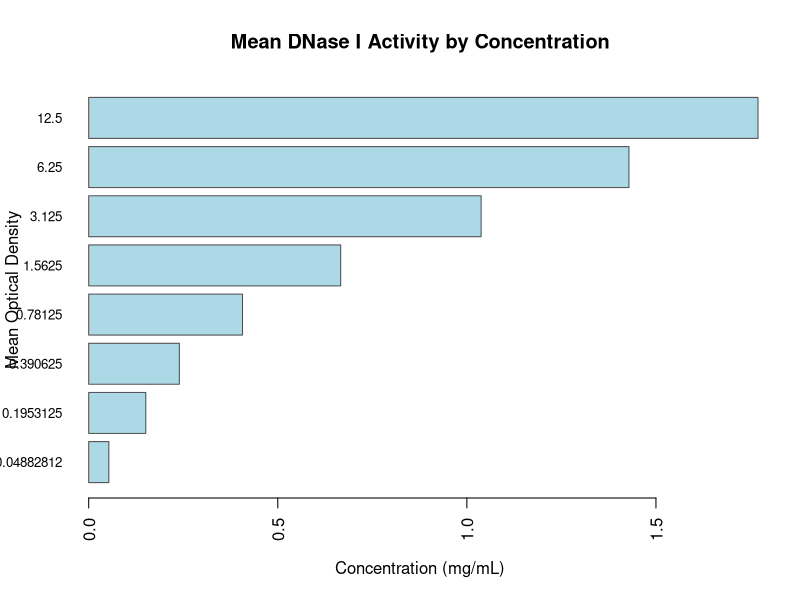
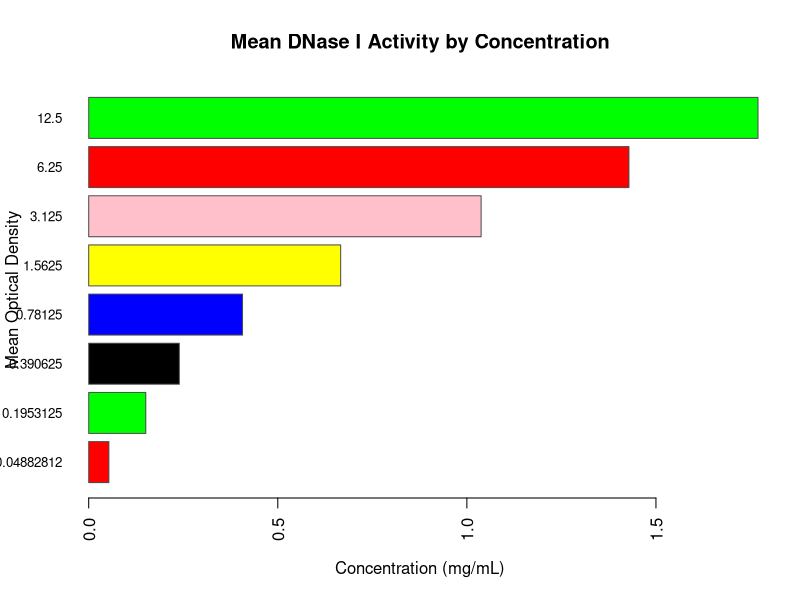
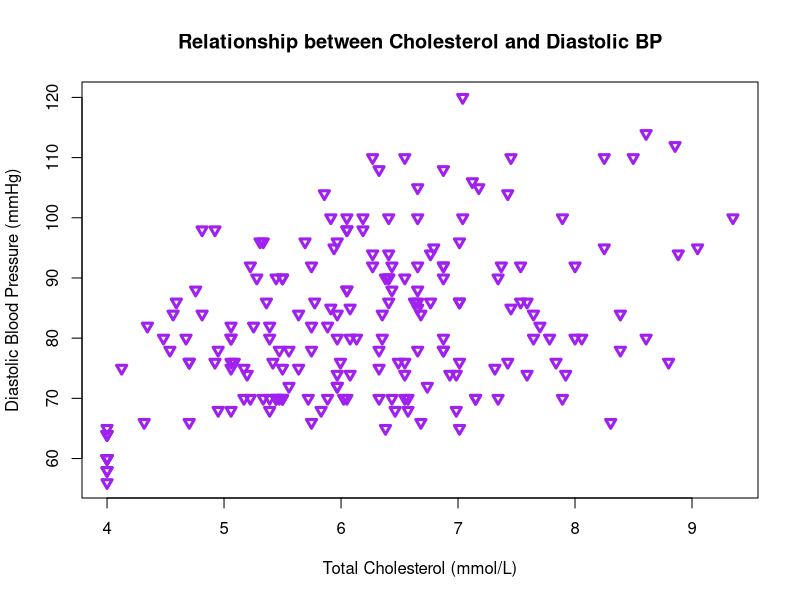

Here is the R script that generated these plots, in order: (Note: this script raises an error after producing the figures.)


data(DNase)
head(DNase)

mean <- aggregate(density ~ conc,
                   data=DNase, FUN = mean)

 mean
 
 # Step 3: Create barplot
 barplot(
   height = mean$density, # height is a vector of numeric values that determines the h
   names.arg = mean$conc, # names.arg is a vector of names of each bar
   col = "lightblue",
   border = "gray30",
   main = "Mean DNase I Activity by Concentration", # Main title of the plot
   xlab = "Concentration (mg/mL)", # Label for the X-axis
   ylab = "Mean Optical Density", # Label for the Y-axis
   las = 2, # rotate labels for clarity
   cex.names = 0.8, # adjust label size
  # Don't forget to close the parenthesis
 horiz = TRUE # make bars horizontal
 )

 
 
 # Step 3: Create barplot
 barplot(
   height = mean$density, # height is a vector of numeric values that determines the h
   names.arg = mean$conc, # names.arg is a vector of names of each bar
   col = c("red", "green", "black", "blue", "yellow", "pink"),
   border = "gray30",
   main = "Mean DNase I Activity by Concentration", # Main title of the plot
   xlab = "Concentration (mg/mL)", # Label for the X-axis
   ylab = "Mean Optical Density", # Label for the Y-axis
   las = 2, # rotate labels for clarity
   cex.names = 0.8, # adjust label size
   # Don't forget to close the parenthesis
   horiz = TRUE # make bars horizontal
 )

 
 library(readxl)
 coronary <- read_excel ("data/coronary.xlsx")
head(coronary) 
#summary(coronary)
#vamos a hacer un scaret plot 
plot(
  coronary$dbp ~ coronary$chol,
  type = "p", # line plot
  col = "purple", # line color
  lwd = 3, # line width
  xlab = "Total Cholesterol (mmol/L)", # x-axis label
  ylab = "Diastolic Blood Pressure (mmHg)", # y-axis label
  main = "Relationship between Cholesterol and Diastolic BP",
  pch = 25
  )
a
#correlacioón 

spearman_result <- cor.test(
  coronary$chol,
  coronary$dbp,
  method = "spearman",
  exact = FALSE # avoids warnings with tied ranks
)

spearman_result
#imprime el coheficiente de correlación y el p-value   

plot(
  coronary$dbp ~ coronary$chol,
  type = "p", # line plot
  col = "blue", # line color
  lwd = 2, # line width
  xlab = "Total Cholesterol (mmol/L)", # x-axis label
  ylab = "Diastolic Blood Pressure (mmHg)", # y-axis label
  main = "Relationship between Cholesterol and Diastolic BP"
)
abline(lm(dbp ~ chol, data = coronary), col = "red", lwd = 2,lty = 2)

# Asegúrate de que los datos estén ordenados por edad
coronary <- coronary[order(coronary$age), ]
# Gráfico de líneas básico
plot(coronary$age, coronary$chol,
     type = "l", # "l" = line plot
     col = "blue",
     lwd = 2,
     xlab = "Age (years)",
     ylab = "Cholesterol (mmol/L)",
     main = "Cholesterol vs Age")


# Asegúrate de que los datos estén ordenados por edad
coronary <- coronary[order(coronary$age), ]
# Gráfico de líneas básico
plot(coronary$age, coronary$chol,
     type = "l", # "l" = line plot
     col = "blue",
     lwd = 2,
     xlab = "Age (years)",
     ylab = "Cholesterol (mmol/L)",
     main = "Cholesterol vs Age")

hist(coronary$chol)

hist(coronary$chol,
     main = "Distribution of Cholesterol",
     xlab = "Cholesterol (mmol/L)",
     col = "pink",
     border = "white",
     breaks = 40, # You can cange the number
)

boxplot(coronary$chol,
        main = "Cholesterol Levels",
        ylab = "Cholesterol (mmol/L)",
        col = "lightgreen",
        border = "darkgreen"
)

boxplot(sbp ~ gender, data = coronary)


anova_model <- aov(sbp ~ gender, data = coronary)
summary(anova_model)

#1. Shapiro-Wilk test on residuals
shapiro.test(residuals(anova_model))
